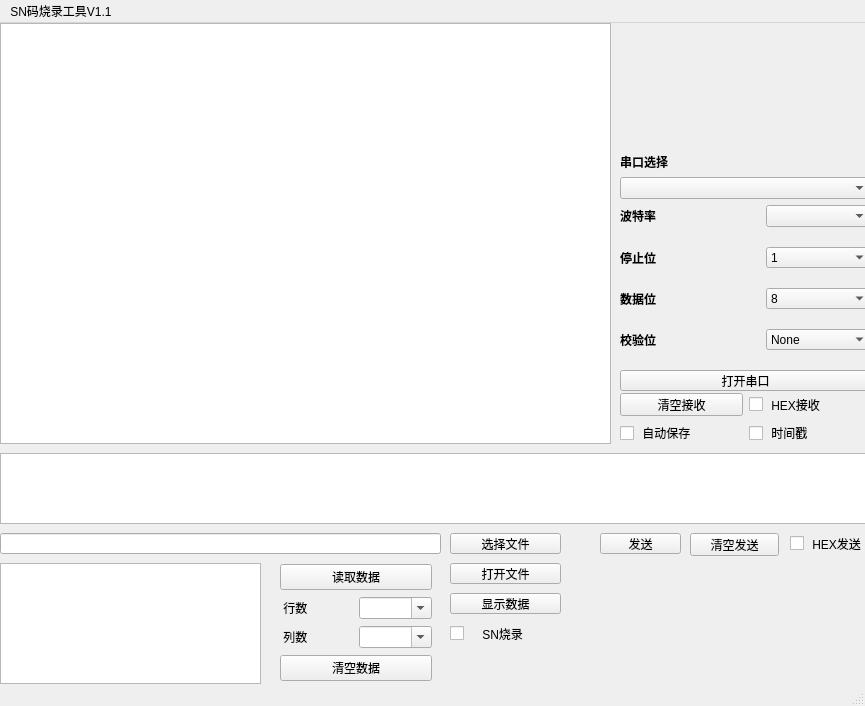
<?xml version="1.0" encoding="UTF-8"?>
<ui version="4.0">
 <class>MainWindow</class>
 <widget class="QMainWindow" name="MainWindow">
  <property name="geometry">
   <rect>
    <x>0</x>
    <y>0</y>
    <width>865</width>
    <height>706</height>
   </rect>
  </property>
  <property name="windowTitle">
   <string>MainWindow</string>
  </property>
  <property name="styleSheet">
   <string notr="true"/>
  </property>
  <widget class="QWidget" name="centralwidget">
   <property name="styleSheet">
    <string notr="true"/>
   </property>
   <widget class="QPlainTextEdit" name="Recv_line_edit">
    <property name="geometry">
     <rect>
      <x>0</x>
      <y>0</y>
      <width>611</width>
      <height>421</height>
     </rect>
    </property>
    <property name="readOnly">
     <bool>true</bool>
    </property>
   </widget>
   <widget class="QTextEdit" name="Send_line_edit">
    <property name="geometry">
     <rect>
      <x>0</x>
      <y>430</y>
      <width>871</width>
      <height>71</height>
     </rect>
    </property>
   </widget>
   <widget class="QLineEdit" name="select_file_path_lineEdit">
    <property name="geometry">
     <rect>
      <x>0</x>
      <y>510</y>
      <width>441</width>
      <height>21</height>
     </rect>
    </property>
   </widget>
   <widget class="QPushButton" name="select_file_Button">
    <property name="geometry">
     <rect>
      <x>450</x>
      <y>510</y>
      <width>111</width>
      <height>21</height>
     </rect>
    </property>
    <property name="text">
     <string>选择文件</string>
    </property>
   </widget>
   <widget class="QPushButton" name="read_data_Button">
    <property name="geometry">
     <rect>
      <x>450</x>
      <y>570</y>
      <width>111</width>
      <height>21</height>
     </rect>
    </property>
    <property name="text">
     <string>显示数据</string>
    </property>
   </widget>
   <widget class="QWidget" name="layoutWidget">
    <property name="geometry">
     <rect>
      <x>620</x>
      <y>130</y>
      <width>251</width>
      <height>238</height>
     </rect>
    </property>
    <layout class="QVBoxLayout" name="verticalLayout">
     <item>
      <widget class="QLabel" name="label_5">
       <property name="font">
        <font>
         <family>Times New Roman</family>
         <bold>true</bold>
        </font>
       </property>
       <property name="text">
        <string>串口选择</string>
       </property>
      </widget>
     </item>
     <item>
      <widget class="QComboBox" name="Cbox_port">
       <item>
        <property name="text">
         <string/>
        </property>
       </item>
      </widget>
     </item>
     <item>
      <layout class="QGridLayout" name="gridLayout">
       <property name="horizontalSpacing">
        <number>40</number>
       </property>
       <property name="verticalSpacing">
        <number>20</number>
       </property>
       <item row="0" column="0">
        <widget class="QLabel" name="label">
         <property name="font">
          <font>
           <family>Times New Roman</family>
           <bold>true</bold>
          </font>
         </property>
         <property name="text">
          <string>波特率</string>
         </property>
        </widget>
       </item>
       <item row="0" column="1">
        <widget class="QComboBox" name="Cbox_boudrate">
         <property name="currentText">
          <string/>
         </property>
         <item>
          <property name="text">
           <string/>
          </property>
         </item>
         <item>
          <property name="text">
           <string>4800</string>
          </property>
         </item>
         <item>
          <property name="text">
           <string>9600</string>
          </property>
         </item>
         <item>
          <property name="text">
           <string>115200</string>
          </property>
         </item>
        </widget>
       </item>
       <item row="1" column="0">
        <widget class="QLabel" name="label_2">
         <property name="font">
          <font>
           <family>Times New Roman</family>
           <bold>true</bold>
          </font>
         </property>
         <property name="text">
          <string>停止位</string>
         </property>
        </widget>
       </item>
       <item row="1" column="1">
        <widget class="QComboBox" name="Cbox_stopbit">
         <item>
          <property name="text">
           <string>1</string>
          </property>
         </item>
         <item>
          <property name="text">
           <string>1.5</string>
          </property>
         </item>
         <item>
          <property name="text">
           <string>2</string>
          </property>
         </item>
        </widget>
       </item>
       <item row="2" column="0">
        <widget class="QLabel" name="label_3">
         <property name="font">
          <font>
           <family>Times New Roman</family>
           <bold>true</bold>
          </font>
         </property>
         <property name="text">
          <string>数据位</string>
         </property>
        </widget>
       </item>
       <item row="2" column="1">
        <widget class="QComboBox" name="Cbox_databit">
         <item>
          <property name="text">
           <string>8</string>
          </property>
         </item>
         <item>
          <property name="text">
           <string>7</string>
          </property>
         </item>
         <item>
          <property name="text">
           <string>6</string>
          </property>
         </item>
         <item>
          <property name="text">
           <string>5</string>
          </property>
         </item>
        </widget>
       </item>
       <item row="3" column="0">
        <widget class="QLabel" name="label_4">
         <property name="font">
          <font>
           <family>Times New Roman</family>
           <bold>true</bold>
          </font>
         </property>
         <property name="text">
          <string>校验位</string>
         </property>
        </widget>
       </item>
       <item row="3" column="1">
        <widget class="QComboBox" name="Cbox_parity">
         <item>
          <property name="text">
           <string>None</string>
          </property>
         </item>
        </widget>
       </item>
       <item row="4" column="0" colspan="2">
        <widget class="QPushButton" name="open_Button">
         <property name="enabled">
          <bool>true</bool>
         </property>
         <property name="font">
          <font>
           <bold>false</bold>
          </font>
         </property>
         <property name="text">
          <string>打开串口</string>
         </property>
        </widget>
       </item>
      </layout>
     </item>
    </layout>
   </widget>
   <widget class="QLabel" name="logo_display_label">
    <property name="geometry">
     <rect>
      <x>610</x>
      <y>10</y>
      <width>261</width>
      <height>101</height>
     </rect>
    </property>
    <property name="text">
     <string/>
    </property>
   </widget>
   <widget class="QCheckBox" name="select_sn_Box">
    <property name="geometry">
     <rect>
      <x>450</x>
      <y>600</y>
      <width>111</width>
      <height>21</height>
     </rect>
    </property>
    <property name="tabletTracking">
     <bool>false</bool>
    </property>
    <property name="autoFillBackground">
     <bool>false</bool>
    </property>
    <property name="text">
     <string>    SN烧录</string>
    </property>
    <property name="checkable">
     <bool>true</bool>
    </property>
   </widget>
   <widget class="QCheckBox" name="hex_send_Box">
    <property name="geometry">
     <rect>
      <x>790</x>
      <y>510</y>
      <width>81</width>
      <height>21</height>
     </rect>
    </property>
    <property name="text">
     <string> HEX发送</string>
    </property>
    <property name="checkable">
     <bool>true</bool>
    </property>
    <property name="checked">
     <bool>false</bool>
    </property>
    <property name="tristate">
     <bool>false</bool>
    </property>
   </widget>
   <widget class="QPushButton" name="Clear_send_edit">
    <property name="geometry">
     <rect>
      <x>690</x>
      <y>510</y>
      <width>89</width>
      <height>23</height>
     </rect>
    </property>
    <property name="text">
     <string>清空发送</string>
    </property>
   </widget>
   <widget class="QPushButton" name="Send_button">
    <property name="geometry">
     <rect>
      <x>600</x>
      <y>510</y>
      <width>81</width>
      <height>21</height>
     </rect>
    </property>
    <property name="text">
     <string>发送</string>
    </property>
   </widget>
   <widget class="QPushButton" name="open_file_Button">
    <property name="geometry">
     <rect>
      <x>450</x>
      <y>540</y>
      <width>111</width>
      <height>21</height>
     </rect>
    </property>
    <property name="text">
     <string>打开文件</string>
    </property>
   </widget>
   <widget class="QWidget" name="layoutWidget">
    <property name="geometry">
     <rect>
      <x>620</x>
      <y>370</y>
      <width>251</width>
      <height>51</height>
     </rect>
    </property>
    <layout class="QGridLayout" name="gridLayout_2">
     <item row="0" column="0">
      <widget class="QPushButton" name="Clear_recv_edit">
       <property name="text">
        <string>清空接收</string>
       </property>
      </widget>
     </item>
     <item row="0" column="1">
      <widget class="QCheckBox" name="hex_recv_Box">
       <property name="text">
        <string> HEX接收</string>
       </property>
      </widget>
     </item>
     <item row="1" column="0">
      <widget class="QCheckBox" name="save_data_Box">
       <property name="text">
        <string> 自动保存</string>
       </property>
      </widget>
     </item>
     <item row="1" column="1">
      <widget class="QCheckBox" name="time_Box">
       <property name="text">
        <string> 时间戳</string>
       </property>
      </widget>
     </item>
    </layout>
   </widget>
   <widget class="QWidget" name="layoutWidget">
    <property name="geometry">
     <rect>
      <x>280</x>
      <y>540</y>
      <width>152</width>
      <height>121</height>
     </rect>
    </property>
    <layout class="QGridLayout" name="gridLayout_3">
     <item row="0" column="0" colspan="2">
      <widget class="QPushButton" name="read_excel_date">
       <property name="text">
        <string>读取数据</string>
       </property>
      </widget>
     </item>
     <item row="1" column="0">
      <widget class="QLabel" name="label_6">
       <property name="text">
        <string> 行数</string>
       </property>
      </widget>
     </item>
     <item row="2" column="0">
      <widget class="QLabel" name="label_7">
       <property name="text">
        <string> 列数</string>
       </property>
      </widget>
     </item>
     <item row="1" column="1">
      <widget class="QComboBox" name="Cbox_data_row">
       <property name="editable">
        <bool>true</bool>
       </property>
       <property name="currentText">
        <string extracomment="Device Name"/>
       </property>
       <property name="currentIndex">
        <number>-1</number>
       </property>
      </widget>
     </item>
     <item row="2" column="1">
      <widget class="QComboBox" name="Cbox_data_column">
       <property name="editable">
        <bool>true</bool>
       </property>
       <property name="currentText">
        <string/>
       </property>
      </widget>
     </item>
     <item row="3" column="0" colspan="2">
      <widget class="QPushButton" name="pushButton">
       <property name="text">
        <string>清空数据</string>
       </property>
      </widget>
     </item>
    </layout>
   </widget>
   <widget class="QTableView" name="tableView">
    <property name="geometry">
     <rect>
      <x>0</x>
      <y>540</y>
      <width>261</width>
      <height>121</height>
     </rect>
    </property>
   </widget>
  </widget>
  <widget class="QMenuBar" name="menubar">
   <property name="geometry">
    <rect>
     <x>0</x>
     <y>0</y>
     <width>865</width>
     <height>21</height>
    </rect>
   </property>
   <widget class="QMenu" name="menuSN">
    <property name="title">
     <string>SN码烧录工具V1.1</string>
    </property>
   </widget>
   <addaction name="menuSN"/>
  </widget>
  <widget class="QStatusBar" name="statusbar"/>
 </widget>
 <resources/>
 <connections/>
</ui>
